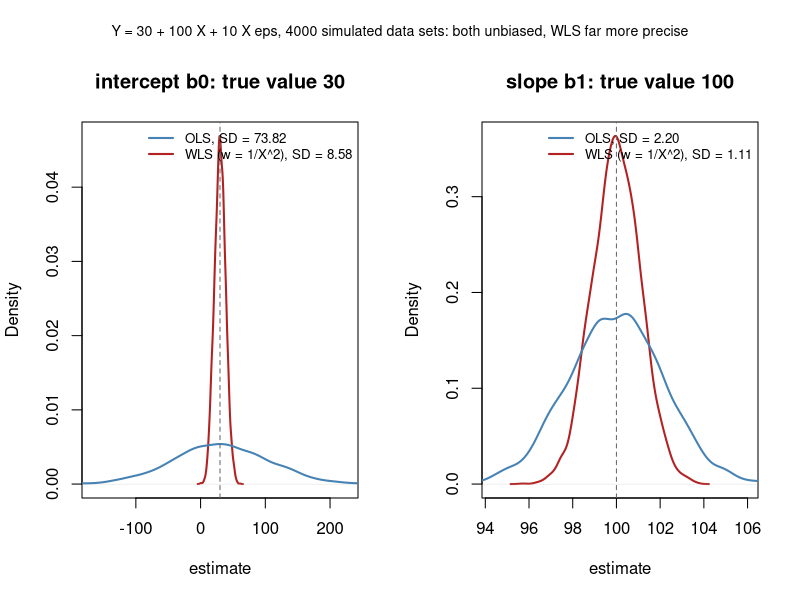

This figure's R source:
# Sampling distributions of OLS and WLS estimates when the error SD is proportional to X.
set.seed(0)
x <- 1:100
X <- cbind(1, x)
w <- 1 / x^2
reps <- 4000
ols <- matrix(NA_real_, reps, 2)
wls <- matrix(NA_real_, reps, 2)
for (r in 1:reps) {
  y <- 30 + 100 * x + 10 * x * rnorm(length(x))
  # lm.fit / lm.wfit are the fast workhorses behind lm(y ~ x) and lm(y ~ x, weights = w)
  ols[r, ] <- lm.fit(X, y)$coefficients
  wls[r, ] <- lm.wfit(X, y, w)$coefficients
}

params <- c("intercept b0", "slope b1")
truth <- c(30, 100)
op <- par(mfrow = c(1, 2), oma = c(0, 0, 2, 0))
for (j in 1:2) {
  d_ols <- density(ols[, j])
  d_wls <- density(wls[, j])
  lims <- quantile(c(ols[, j], wls[, j]), c(0.002, 0.998))
  plot(d_wls, xlim = lims, ylim = c(0, max(d_ols$y, d_wls$y)), col = "firebrick", lwd = 2,
       xlab = "estimate", main = sprintf("%s: true value %g", params[j], truth[j]))
  lines(d_ols, col = "steelblue", lwd = 2)
  abline(v = truth[j], lty = 2, col = "gray40")
  legend("topright", bty = "n", cex = 0.8, lwd = 2, col = c("steelblue", "firebrick"),
         legend = c(sprintf("OLS, SD = %.2f", sd(ols[, j])),
                    sprintf("WLS (w = 1/X^2), SD = %.2f", sd(wls[, j]))))
}
mtext("Y = 30 + 100 X + 10 X eps, 4000 simulated data sets: both unbiased, WLS far more precise",
      outer = TRUE, cex = 0.85)
par(op)
